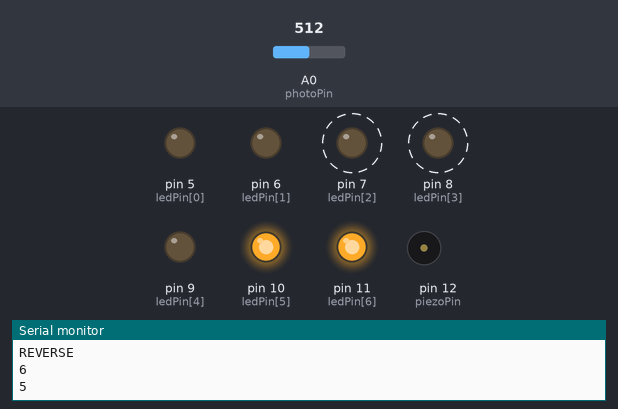
The sketch below on a simulated Arduino Uno, built with avr-gcc and run on an emulated ATmega328P. Parts: output pins drawn as LEDs (lit = HIGH), buzzer (waves = sounding), the last lines printed to the serial monitor. Dashed ring = blinking. The inputs (shaded band) are chosen by the test bench; at power-on: A0 (photoPin) = 512.

Above: at 4.2 s.
4.3 s: A0 (photoPin) set to 716
At 4.9 s:
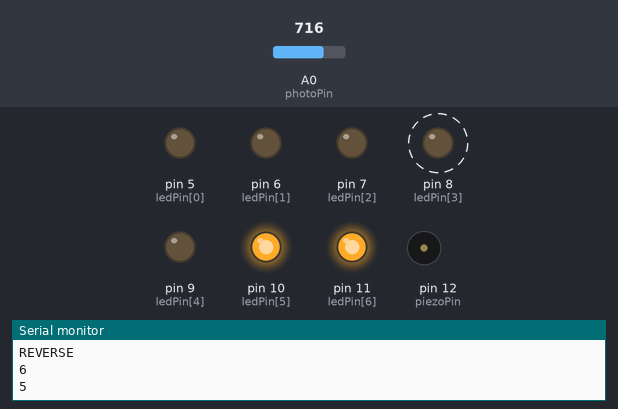
7.3 s: A0 (photoPin) set to 122
At 8.12 s:
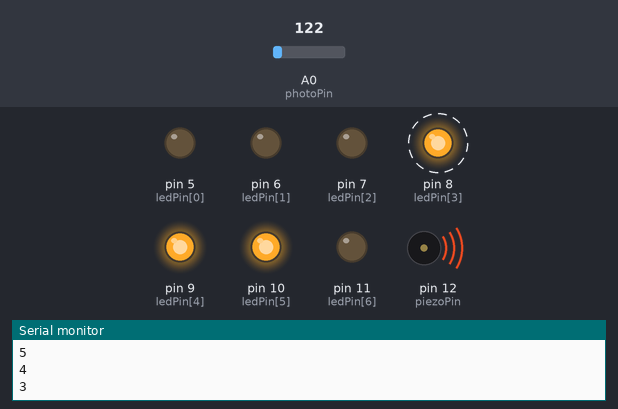
10.3 s: A0 (photoPin) set to 106
At 10.89 s:
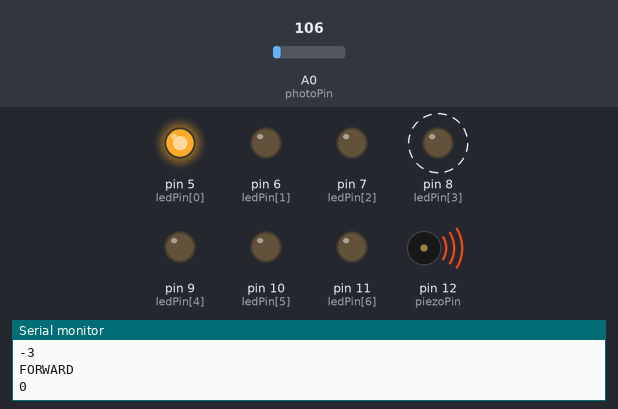
13.3 s: A0 (photoPin) set to 0
At 16.29 s:
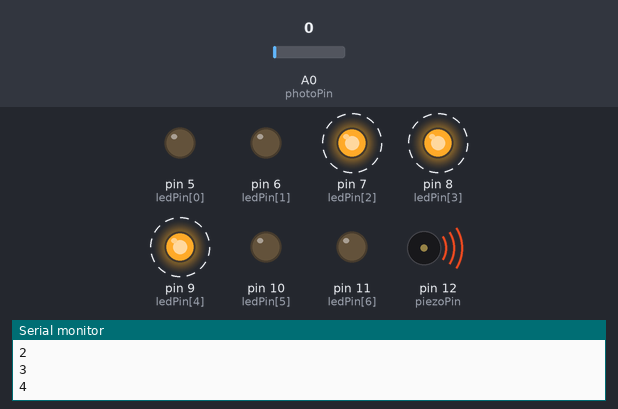
Timing chart, 0 to 17.3 s (numbered marks = the images above; inputs shaded):
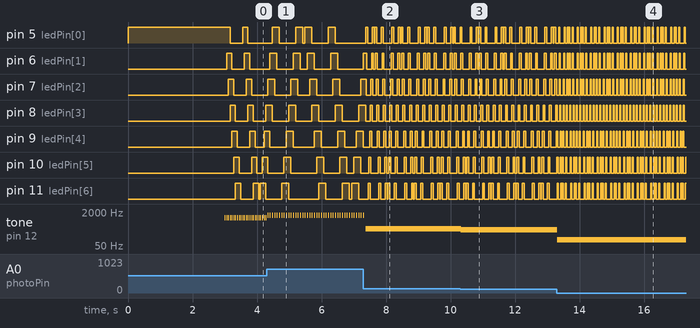

The sketch:

_01_LED_wave.ino
```cpp
static const int piezoPin = 12;
static const int photoPin = A0;

static int photoVal;
static int photoLow = 0;
static int photoHigh = 1023;

//LED pin sequence
int ledPin[] = {5,6,7,8,9,10,11};
//length of LED pin array
const int ledPinSize = 7;
//length of LED wave
const int wavelength = 3;
//speed of LED wave
int interval;
//const int interval = 50;

//setup
void setup() {
  //initialize serial monitor (baud rate 9600)
  Serial.begin(9600);
  //initialize LED pins as outputs
  for(int i = 0; i < ledPinSize; i++){
    pinMode(ledPin[i], OUTPUT);
  }

  //calibration indicator on
  digitalWrite(ledPin[0], HIGH);
  //run loop till 5 seconds after power-on/reset
  while (millis() < 3000){
    photoVal = analogRead(photoPin);
    if (photoVal > photoHigh)
      photoHigh = photoVal;
    if (photoVal < photoLow)
      photoLow = photoVal;
  }
  digitalWrite(ledPin[0], LOW);
}

//wave sequence
void loop() {
  forward();
  forward();
  reverse();
  reverse();
}

//forward wave
void forward() {
  Serial.println("FORWARD");
  for(int i = 0; i < ledPinSize+wavelength; i++){
    if(i < ledPinSize)
      digitalWrite(ledPin[i], HIGH);
    if(i >= wavelength)
      digitalWrite(ledPin[i-wavelength], LOW);
    Serial.println(i);
    interval = photo_piezo();
    delay(interval);
  }
}

//reverse wave
void reverse() {
  Serial.println("REVERSE");
  for(int i = (ledPinSize-1); i > 0-wavelength-1; i--){
    if(i >= 0)
      digitalWrite(ledPin[i], HIGH);
    if(i <= (ledPinSize-wavelength-1))
      digitalWrite(ledPin[i+wavelength], LOW);
    Serial.println(i);
    interval = photo_piezo();
    delay(interval);
  }
}

int photo_piezo() {
  //retrieve light reading from photoresistor
  int photoVal = analogRead(photoPin);
  //map light reading to wave speed
  int waveSpeed = map(photoVal, photoLow, photoHigh, 10, 100);
  //map light reading to sound pitch (50-4000 Hz)
  int pitch = map(photoVal, photoLow, photoHigh, 100, 2000);
  //play tone (output pin, pitch, length of note (ms))
  tone(piezoPin, pitch, 20);

  return(waveSpeed);
}
```

Measured:
- the behaviour switches between 114 and 113 on A0 (photoPin) (found by bisection; images 2 and 3)
- after the input at 4.3 s, pin 8 (ledPin[3]): alternates HIGH for 0.22 s and LOW for 0.51 s, starting after 0.68 s; tone on pin 12 (piezoPin): alternates 1429 Hz for 0.02 s and silent for 0.05 s, starting at once
- after the input at 7.3 s, pin 8 (ledPin[3]): alternates HIGH for 0.06 s and LOW for 0.14 s, starting after 0.21 s
- after the input at 10.3 s, tone on pin 12 (piezoPin): 326 Hz → 296 Hz at once
- after the input at 13.3 s, pin 8 (ledPin[3]): alternates HIGH for 0.03 s and LOW for 0.07 s, starting after 0.08 s; tone on pin 12 (piezoPin): 296 Hz → 100 Hz at once
- by itself, pin 7 (ledPin[2]), pin 9 (ledPin[4]): alternates HIGH for 0.03 s and LOW for 0.07 s
- by itself, pin 8 (ledPin[3]): alternates HIGH for 0.17 s and LOW for 0.39 s
- by itself, tone on pin 12 (piezoPin): alternates 1050 Hz for 0.02 s and silent for 0.04 s
